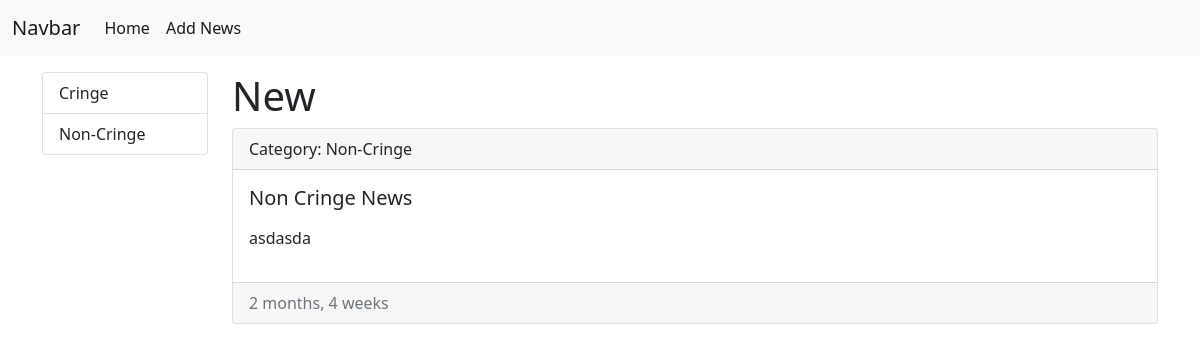
The page /news/16 on the database its author committed.
### news/models.py (models this page shows, shortened)
class Category(models.Model):
    title = models.CharField(max_length=100, db_index=True, verbose_name="Category Name")
    def get_absolute_url(self):
        return reverse("category", kwargs={"id": self.pk})
    def __str__(self):
        return self.title
    class Meta:
        verbose_name = "Category"
        verbose_name_plural = "Categories"
        ordering = ['title']

class News(models.Model):
    title = models.CharField(max_length=150, verbose_name='Title')
    content = models.TextField(blank=True, verbose_name="Content")
    created_at = models.DateTimeField(auto_now_add=True, verbose_name="Time Created")
    updated_at = models.DateTimeField(auto_now=True, blank=True, verbose_name='Last Update')
    photo = models.ImageField(upload_to = 'photos/%Y/%m/%d/', verbose_name='Photo', blank=True)
    is_published = models.BooleanField(default=False, verbose_name="Publised")
    category = models.ForeignKey('Category', on_delete=models.CASCADE, null=True)
    class Meta:
        verbose_name = "News"
        verbose_name_plural = "News"
        ordering = ['-created_at', 'title']

### news/views.py (the view)
# urls.py: path('<int:news_id>', get_one_news, name="get_one_news"),
def get_one_news(request, news_id):
    news = get_object_or_404(News, pk=news_id)
    return render(request, 'news/show_one_news.html', {"title":"New", "news":news})

### news/templatetags/news_tag.py (called while the page is built)
@register.simple_tag()
def get_category():
    return Category.objects.all()

### news/templates/news/show_one_news.html
{% extends "news/index.html" %}
{% block content %}
<div class="col-md-10 col-sm-7">
    <h1>{{ title }}</h1>
    <div class="card mb-3">
        <div class="card-header">Category: {{ news.category }}</div>
        <div class="card-body">
            <h5 class="card-title">{{ news.title }}</h5>
            <p class="card-text">
                {{ news.content|safe|linebreaks }}
            </p>
        </div>
        <div class="card-footer text-muted">{{ news.created_at|timesince }}</div>
    </div>
</div>
{% endblock content %}

### templates/inc/_sidebar.html
{% load news_tag %}
<div class="col-md-2 col-sm-auto">
    <div class="list-group">
        {% get_category as categories%}
        {% for i in categories %}
        <a href="{{i.get_absolute_url}}" class="list-group-item list-group-item-action">{{i.title}}</a>
        {% endfor %}
    </div>
</div>

### rows shown on the page
Category: title "Cringe"
Category: title "Non-Cringe"
News: category "Non-Cringe", title "Non Cringe News", content "asdasda", created_at "2 months, 4 weeks"

### other values the page prints
{{ title }} "New"
